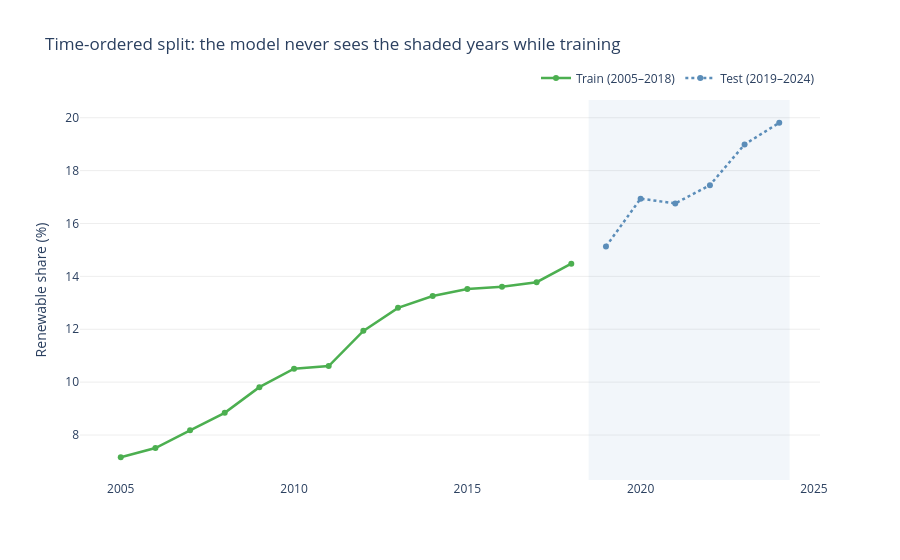

Notebook cell for this chart:
### Markdown cell above
## 3. Splitting in time order  --  and why shuffling is a trap

To know whether a model can *predict*, we must test it on data it never saw during training. The standard tool is a train/test split.

For most ML problems you split **randomly**. For a time series you must **not**. Forecasting means predicting the *future* from the *past*, so the test set has to be the most recent years. If you shuffled and let the model train on 2024 to help predict 2020, you'd be leaking future information backwards  --  the test score would look great and mean nothing. This mistake (look-ahead leakage) is one of the most common ways a time-series model fools its author.

So we train on **2005–2018** (the first 14 years) and hold out **2019–2024** (the last 6) as a genuine out-of-sample test.

### Code cell
TRAIN_END = 2018
train = eu[eu['year'] <= TRAIN_END]
test  = eu[eu['year'] >  TRAIN_END]
print(f"train: {train['year'].min()}–{train['year'].max()}  ({len(train)} rows)")
print(f"test:  {test['year'].min()}–{test['year'].max()}  ({len(test)} rows)")

fig = go.Figure()
fig.add_vrect(x0=TRAIN_END + 0.5, x1=eu['year'].max() + 0.3,
              fillcolor='#5B8DB8', opacity=0.08, line_width=0)
fig.add_trace(go.Scatter(x=train['year'], y=train['renewable_share'],
                         name='Train (2005–2018)', mode='lines+markers',
                         line=dict(color=COLORS['renewables'], width=2.5)))
fig.add_trace(go.Scatter(x=test['year'], y=test['renewable_share'],
                         name='Test (2019–2024)', mode='lines+markers',
                         line=dict(color=COLORS['neutral'], width=2.5, dash='dot')))
fig.update_layout(
    title='Time-ordered split: the model never sees the shaded years while training',
    yaxis_title='Renewable share (%)', xaxis_title=None,
    plot_bgcolor='white', yaxis=dict(gridcolor='#eeeeee'),
    legend=dict(orientation='h', yanchor='bottom', y=1.02, xanchor='right', x=1))
fig.show()

### Figure 1 — Plotly figure (JSON) as saved in the notebook; plotly's stock layout.template omitted (floating-point values rounded to 4 significant figures)
{"data": [{"line": {"color": "#4CAF50", "width": 2.5}, "mode": "lines+markers", "name": "Train (2005–2018)", "type": "scatter", "x": [2005, 2006, 2007, 2008, 2009, 2010, 2011, 2012, 2013, 2014, 2015, 2016, 2017, 2018], "y": [7.16, 7.51, 8.18, 8.84, 9.81, 10.51, 10.61, 11.94, 12.81, 13.26, 13.52, 13.61, 13.78, 14.48]}, {"line": {"color": "#5B8DB8", "dash": "dot", "width": 2.5}, "mode": "lines+markers", "name": "Test (2019–2024)", "type": "scatter", "x": [2019, 2020, 2021, 2022, 2023, 2024], "y": [15.13, 16.94, 16.76, 17.45, 18.99, 19.81]}], "layout": {"legend": {"orientation": "h", "x": 1, "xanchor": "right", "y": 1.02, "yanchor": "bottom"}, "plot_bgcolor": "white", "shapes": [{"fillcolor": "#5B8DB8", "line": {"width": 0}, "opacity": 0.08, "type": "rect", "x0": 2018.0, "x1": 2024.0, "xref": "x", "y0": 0, "y1": 1, "yref": "y domain"}], "title": {"text": "Time-ordered split: the model never sees the shaded years while training"}, "xaxis": {"title": {}}, "yaxis": {"gridcolor": "#eeeeee", "title": {"text": "Renewable share (%)"}}}}
